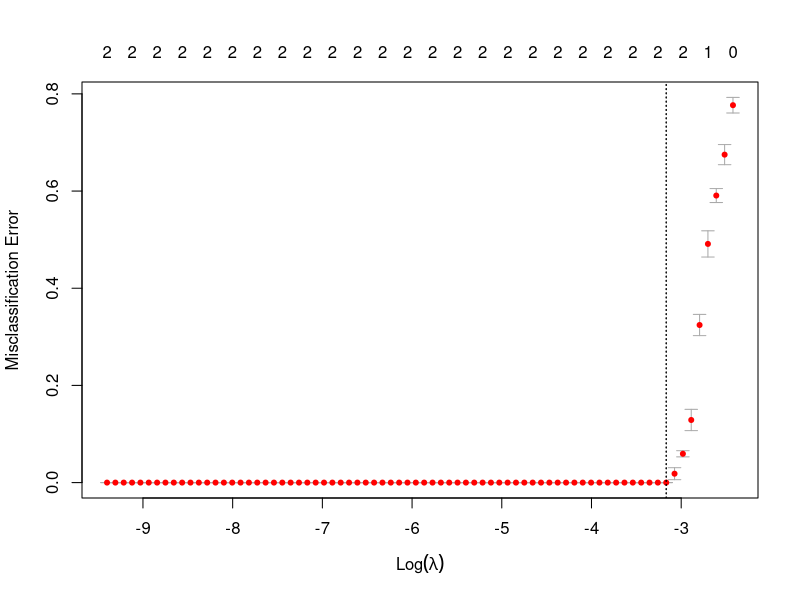

Reproduce this figure in R.
## ---- chunk 1
# Packages
library(caret)
library(glmnet)
library(dplyr)

## ---- chunk 2
# Read data
ALL_data <- read.csv("Macro and Micro Data - All Data.csv",
                 stringsAsFactors = FALSE)
## ---- chunk 3
# Set outcome
ALL_data$Tool_Class <- as.factor(ALL_data$Tool_Class)

# Remove rows with missing data
lasso_data_complete <- na.omit(ALL_data)

# Check how many rows remain
nrow(lasso_data_complete)
## ---- chunk 4
# Separate outcome and predictors
y <- lasso_data_complete$Tool_Class

x_raw <- lasso_data_complete %>%
  select(-Tool_Class)

# Check near-zero variance variables
nzv_metrics <- nearZeroVar(
  x_raw,
  freqCut = 95/5,
  uniqueCut = 10,
  saveMetrics = TRUE
)

nzv_metrics

# See which variables are flagged
nzv_metrics[nzv_metrics$nzv == TRUE, ]

# Remove near-zero variance predictors
nzv_vars <- rownames(nzv_metrics[nzv_metrics$nzv == TRUE, ])

x_filtered <- x_raw %>%
  select(-all_of(nzv_vars))
## ---- chunk 5
# Dummy-code categorical predictors
dummy_model <- dummyVars(~ ., data = x_filtered, fullRank = TRUE)

x <- predict(dummy_model, newdata = x_filtered)

# Make sure x is a matrix
x <- as.matrix(x)
## ---- chunk 6
set.seed(42)

cv_lasso <- cv.glmnet(
  x = x,
  y = y,
  family = "multinomial",
  alpha = 1,
  type.measure = "class",
  nfolds = 10,
  standardize = FALSE
)

# Plot cross-validation curve
plot(cv_lasso)

# Best lambda
cv_lasso$lambda.min

# More conservative lambda
cv_lasso$lambda.1se
## ---- chunk 7
# Coefficients at lambda.min
coef_min <- coef(cv_lasso, s = "lambda.min")

# Coefficients at lambda.1se
coef_1se <- coef(cv_lasso, s = "lambda.1se")
## ---- chunk 8
# Function to pull non-zero coefficients by class
get_selected_vars <- function(coef_object) {
  selected <- lapply(coef_object, function(class_coef) {
    temp <- as.matrix(class_coef)
    rownames(temp)[temp[, 1] != 0]
  })
  
  selected <- lapply(selected, function(vars) {
    vars[vars != "(Intercept)"]
  })
  
  return(selected)
}

selected_min <- get_selected_vars(coef_min)
selected_1se <- get_selected_vars(coef_1se)

selected_min
selected_1se
## ---- chunk 9
# Classification accuracy for lambda.min and lambda.1se

# Predicted classes for lambda.min
pred_min <- predict(
  cv_lasso,
  newx = x,
  s = "lambda.min",
  type = "class"
)

# Predicted classes for lambda.1se
pred_1se <- predict(
  cv_lasso,
  newx = x,
  s = "lambda.1se",
  type = "class"
)

# Convert predictions to factors with the same levels as your outcome
pred_min <- factor(pred_min[, 1], levels = levels(y))
pred_1se <- factor(pred_1se[, 1], levels = levels(y))

# Calculate classification accuracy
accuracy_min <- mean(pred_min == y)
accuracy_1se <- mean(pred_1se == y)

# Overall accuracy results
accuracy_min
accuracy_1se
## ---- chunk 10
# Function for accuracy by tool type
accuracy_by_tool <- function(actual, predicted) {
  
  results <- data.frame(
    Tool_Class = levels(actual),
    Correct = NA,
    Total = NA,
    Accuracy = NA
  )
  
  for (i in seq_along(levels(actual))) {
    
    tool <- levels(actual)[i]
    
    tool_rows <- actual == tool
    
    results$Correct[i] <- sum(predicted[tool_rows] == actual[tool_rows])
    results$Total[i] <- sum(tool_rows)
    results$Accuracy[i] <- results$Correct[i] / results$Total[i]
  }
  
  return(results)
}
## ---- chunk 11
# Accuracy by tool type for lambda.min
accuracy_min <- accuracy_by_tool(
  actual = y,
  predicted = pred_min
)

accuracy_min

# Accuracy by tool type for lambda.1se
accuracy_1se <- accuracy_by_tool(
  actual = y,
  predicted = pred_1se
)

accuracy_1se
## ---- chunk 12
# Confusion matrix for lambda.min
confusionMatrix(
  data = pred_min,
  reference = y
)

# Confusion matrix for lambda.1se
confusionMatrix(
  data = pred_1se,
  reference = y
)
